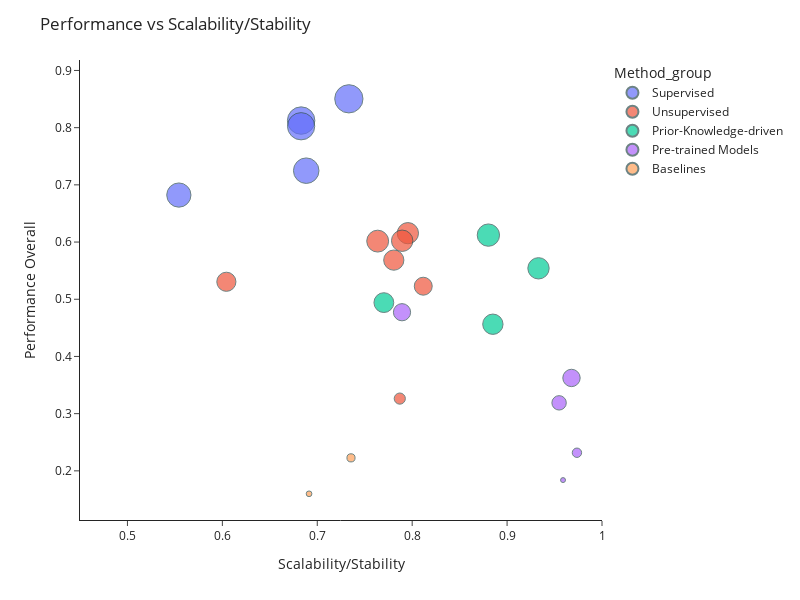

The code cell stored with this chart in its notebook:
### Code cell
df["Scalability/Stability"] = (df["Scalability"] + df["Stability"]) / 2
fig = px.scatter(df, x="Scalability/Stability", y="Overall Performance", color="Method_group",
                 size='Macro F1', hover_data=[df.index,'Overall Performance', 'Scalability/Stability', 'Macro F1'],)

fig.update_layout(
    font=dict(
        size=12,           # Default font size for all text
    ),
    xaxis=dict(
        title_font=dict(size=14),   # X-axis title font size
        tickfont=dict(size=12),     # X-axis tick label font size
    ),
    yaxis=dict(
        title_font=dict(size=14),   # Y-axis title font size
        tickfont=dict(size=12),     # Y-axis tick label font size
    ),
    title_font=dict(size=16),       # Title font size
    legend=dict(
        font=dict(size=12),         # Legend font size
        title_font=dict(size=14),   # Legend title font size
    )
)

fig.update_layout(width=800, height=600)

fig.update_layout(
    template='simple_white',
    title="Performance vs Scalability/Stability",
    xaxis=dict(title="Scalability/Stability", range=[0.45, 1]),
    #xaxis=dict(title="Scalability/Stability"),
    yaxis=dict(title="Performance Overall")
)
fig.update_traces(marker=dict(line=dict(width=1, color='DarkSlateGrey')))


fig.show()

fig.write_html(os.path.join(output_path, "scatter_plot_grouped.html"))

# save as svg
fig.write_image(os.path.join(output_path, "scatter_plot_grouped.svg"), width=800, height=600, scale=2)

### Figure 1 — Plotly figure (JSON) as saved in the notebook; plotly's stock layout.template omitted (floating-point values rounded to 4 significant figures)
{"data": [{"customdata": [["XGBoost", 0.8302], ["Random Forest", 0.7818], ["MAPS", 0.7718], ["Logistic Regression", 0.6768], ["CellSighter", 0.6095]], "hovertemplate": "Method_group=Supervised<br>Scalability/Stability=%{x}<br>Overall Performance=%{y}<br>Macro F1=%{customdata[1]}<br>method=%{customdata[0]}<extra></extra>", "legendgroup": "Supervised", "marker": {"color": "#636efa", "line": {"color": "DarkSlateGrey", "width": 1}, "size": [0.8302, 0.7818, 0.7718, 0.6768, 0.6095], "sizemode": "area", "sizeref": 0.002075, "symbol": "circle"}, "mode": "markers", "name": "Supervised", "orientation": "v", "showlegend": true, "type": "scatter", "x": [0.7333, 0.683, 0.683, 0.6884, 0.5542], "xaxis": "x", "y": [0.8504, 0.8124, 0.8025, 0.7248, 0.6822], "yaxis": "y"}, {"customdata": [["FlowSOM", 0.4695], ["Leiden", 0.4753], ["CellLENS_Lite", 0.4975], ["Phenograph", 0.4243], ["CellLENS_Full", 0.3806], ["FuseSOM", 0.3347], ["FlowSOM Meta Clusters", 0.1295]], "hovertemplate": "Method_group=Unsupervised<br>Scalability/Stability=%{x}<br>Overall Performance=%{y}<br>Macro F1=%{customdata[1]}<br>method=%{customdata[0]}<extra></extra>", "legendgroup": "Unsupervised", "marker": {"color": "#EF553B", "line": {"color": "DarkSlateGrey", "width": 1}, "size": [0.4695, 0.4753, 0.4975, 0.4243, 0.3806, 0.3347, 0.1295], "sizemode": "area", "sizeref": 0.002075, "symbol": "circle"}, "mode": "markers", "name": "Unsupervised", "orientation": "v", "showlegend": true, "type": "scatter", "x": [0.7955, 0.7895, 0.7637, 0.7806, 0.6042, 0.8117, 0.7869], "xaxis": "x", "y": [0.6155, 0.6023, 0.6016, 0.5684, 0.5305, 0.5228, 0.3263], "yaxis": "y"}, {"customdata": [["Scyan", 0.5189], ["Tacit", 0.4731], ["Tribus", 0.4078], ["Astir", 0.4296]], "hovertemplate": "Method_group=Prior-Knowledge-driven<br>Scalability/Stability=%{x}<br>Overall Performance=%{y}<br>Macro F1=%{customdata[1]}<br>method=%{customdata[0]}<extra></extra>", "legendgroup": "Prior-Knowledge-driven", "marker": {"color": "#00cc96", "line": {"color": "DarkSlateGrey", "width": 1}, "size": [0.5189, 0.4731, 0.4078, 0.4296], "sizemode": "area", "sizeref": 0.002075, "symbol": "circle"}, "mode": "markers", "name": "Prior-Knowledge-driven", "orientation": "v", "showlegend": true, "type": "scatter", "x": [0.8803, 0.9331, 0.7701, 0.885], "xaxis": "x", "y": [0.6121, 0.5541, 0.4941, 0.4563], "yaxis": "y"}, {"customdata": [["Nimbus", 0.3076], ["RIBCA_adapted", 0.3135], ["RIBCA", 0.216], ["Deepcelltypes_adapted", 0.09171], ["Deepcelltypes", 0.02556]], "hovertemplate": "Method_group=Pre-trained Models<br>Scalability/Stability=%{x}<br>Overall Performance=%{y}<br>Macro F1=%{customdata[1]}<br>method=%{customdata[0]}<extra></extra>", "legendgroup": "Pre-trained Models", "marker": {"color": "#ab63fa", "line": {"color": "DarkSlateGrey", "width": 1}, "size": [0.3076, 0.3135, 0.216, 0.09171, 0.02556], "sizemode": "area", "sizeref": 0.002075, "symbol": "circle"}, "mode": "markers", "name": "Pre-trained Models", "orientation": "v", "showlegend": true, "type": "scatter", "x": [0.7893, 0.9679, 0.9548, 0.9736, 0.9589], "xaxis": "x", "y": [0.4773, 0.3624, 0.3189, 0.2316, 0.1839], "yaxis": "y"}, {"customdata": [["Stratified sampler", 0.06864], ["Most Frequent", 0.03392]], "hovertemplate": "Method_group=Baselines<br>Scalability/Stability=%{x}<br>Overall Performance=%{y}<br>Macro F1=%{customdata[1]}<br>method=%{customdata[0]}<extra></extra>", "legendgroup": "Baselines", "marker": {"color": "#FFA15A", "line": {"color": "DarkSlateGrey", "width": 1}, "size": [0.06864, 0.03392], "sizemode": "area", "sizeref": 0.002075, "symbol": "circle"}, "mode": "markers", "name": "Baselines", "orientation": "v", "showlegend": true, "type": "scatter", "x": [0.7355, 0.6913], "xaxis": "x", "y": [0.2227, 0.1599], "yaxis": "y"}], "layout": {"font": {"size": 12}, "height": 600, "legend": {"font": {"size": 12}, "itemsizing": "constant", "title": {"font": {"size": 14}, "text": "Method_group"}, "tracegroupgap": 0}, "margin": {"t": 60}, "title": {"text": "Performance vs Scalability/Stability"}, "width": 800, "xaxis": {"anchor": "y", "domain": [0, 1], "range": [0.45, 1], "tickfont": {"size": 12}, "title": {"text": "Scalability/Stability"}}, "yaxis": {"anchor": "x", "domain": [0, 1], "tickfont": {"size": 12}, "title": {"text": "Performance Overall"}}}}
